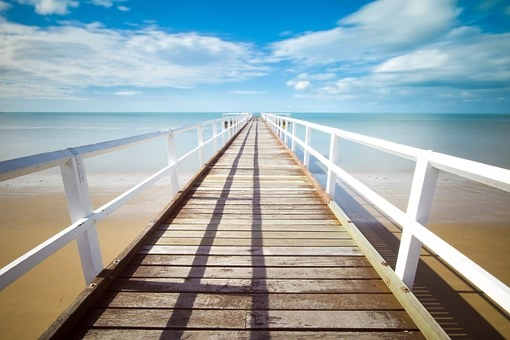
#> input picture Image processing - OCR/boardwalk.jpg, 510 x 340 px
$ python a3_convolutions.py boardwalk.jpg
#> lines starting #> are read from the running program, lines starting #| are printed output that depends on the picture
import cv2 as cv
import numpy as np
import sys

# applies 3x3 mean convoluion to pixel defined by its row and column
# returns the pixel's new value
def apply_mean_filter_to_pixel(image, row, col):
	rows = image.shape[0]
	cols = image.shape[1]

	start_row = row - 1 if row > 0 else 0
	end_row = row + 1 if row < rows - 1 else rows - 1

	start_col = col - 1 if col > 0 else 0
	end_col = col + 1 if col < cols - 1 else cols - 1

	new_value_r = 0
	new_value_g = 0
	new_value_b = 0

	for i in range(start_row, end_row + 1):
		for j in range(start_col, end_col + 1):
			new_value_r += image[i][j][0]
			new_value_g += image[i][j][1]
			new_value_b += image[i][j][2]

	return np.array([new_value_r / 9, new_value_g / 9, new_value_b / 9])

# applies either a row or column mean filter to the pixel at the specifed location in the image
# returns new pixel value
def apply_separate_filter_to_pixel(image, row, col, filter):
	rows = image.shape[0]
	cols = image.shape[1]

	new_value_r = 0
	new_value_g = 0
	new_value_b = 0

	if filter == 'row':
		start_col = col - 1 if col > 0 else 0
		end_col = col + 1 if col < cols - 1 else cols - 1

		for i in range(start_col, end_col + 1):
			new_value_r += image[row][i][0]
			new_value_g += image[row][i][1]
			new_value_b += image[row][i][2]
	elif filter == 'col':
		start_row = row - 1 if row > 0 else 0
		end_row = row + 1 if row < rows - 1 else rows - 1

		for i in range(start_row, end_row + 1):
			new_value_r += image[i][col][0]
			new_value_g += image[i][col][1]
			new_value_b += image[i][col][2]

	return np.array([new_value_r / 3, new_value_g / 3, new_value_b / 3])

# uses apply_mean_filter_to_pixel for each pixel to smooth the entire image
# returns smoothed image
def apply_mean_filter(path):
#> called with path = 'boardwalk.jpg'
	image = cv.imread(path)
#> image is the input picture: shape (340, 510, 3); mean B, G, R 166.8, 164.5, 150.7

	rows = image.shape[0]
#> rows = 340
	cols = image.shape[1]
#> cols = 510

	for row in range(rows):
		for col in range(cols):
			image[row][col] = apply_mean_filter_to_pixel(image, row, col)
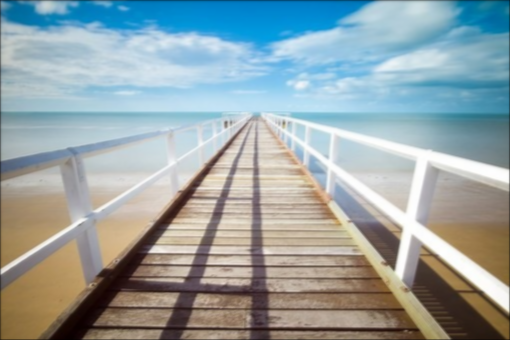
#> image: shape (340, 510, 3); mean B, G, R 165.4, 163.1, 149.5

	return image

# uses apply_separate_filter_to_pixel to first apply a row filter, and then a column filter to the entire image
# returns new image
def apply_separate_filters(path):
#> called with path = 'boardwalk.jpg'
	image = cv.imread(path)

	rows = image.shape[0]
	cols = image.shape[1]

	for row in range(rows):
		for col in range(cols):
			image[row][col] = apply_separate_filter_to_pixel(image, row, col, 'row')

	for row in range(rows):
		for col in range(cols):
			image[row][col] = apply_separate_filter_to_pixel(image, row, col, 'col')

	return image

# runs both types of smoothing, and displays new images side by side for comparison
def main(path):
	mean_filter_image = apply_mean_filter(path)
	separate_fiters_image = apply_separate_filters(path)

	horizontal_stack = np.hstack((cv.imread(path), mean_filter_image, separate_fiters_image))
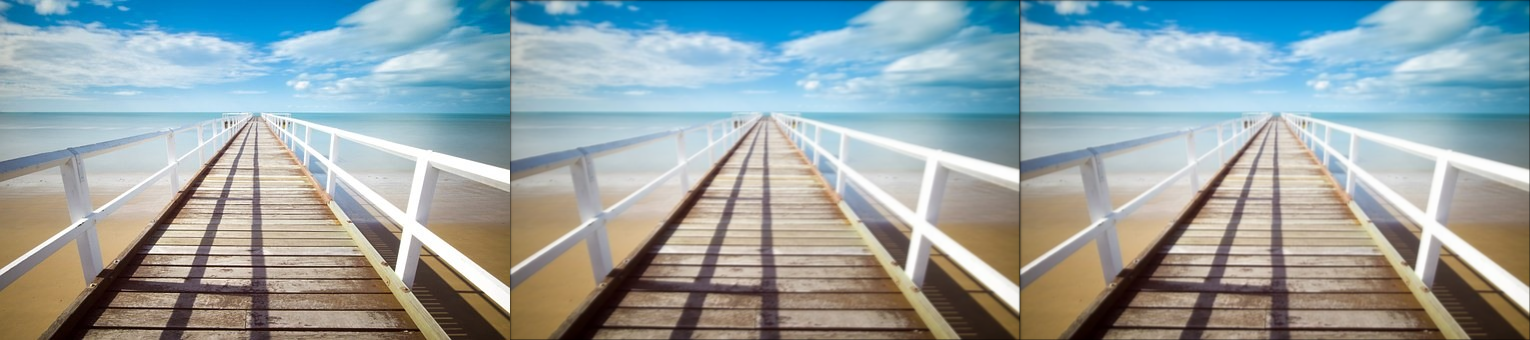
#> horizontal_stack: shape (340, 1530, 3); mean B, G, R 165.8, 163.5, 149.9

	cv.imshow('original vs mean vs separate', horizontal_stack)
	cv.waitKey(0)

if __name__ == '__main__':
	if len(sys.argv) < 2:
		print('you must provide an image path!')
		exit(0)
	elif len(sys.argv) == 2:
		main(sys.argv[1])
